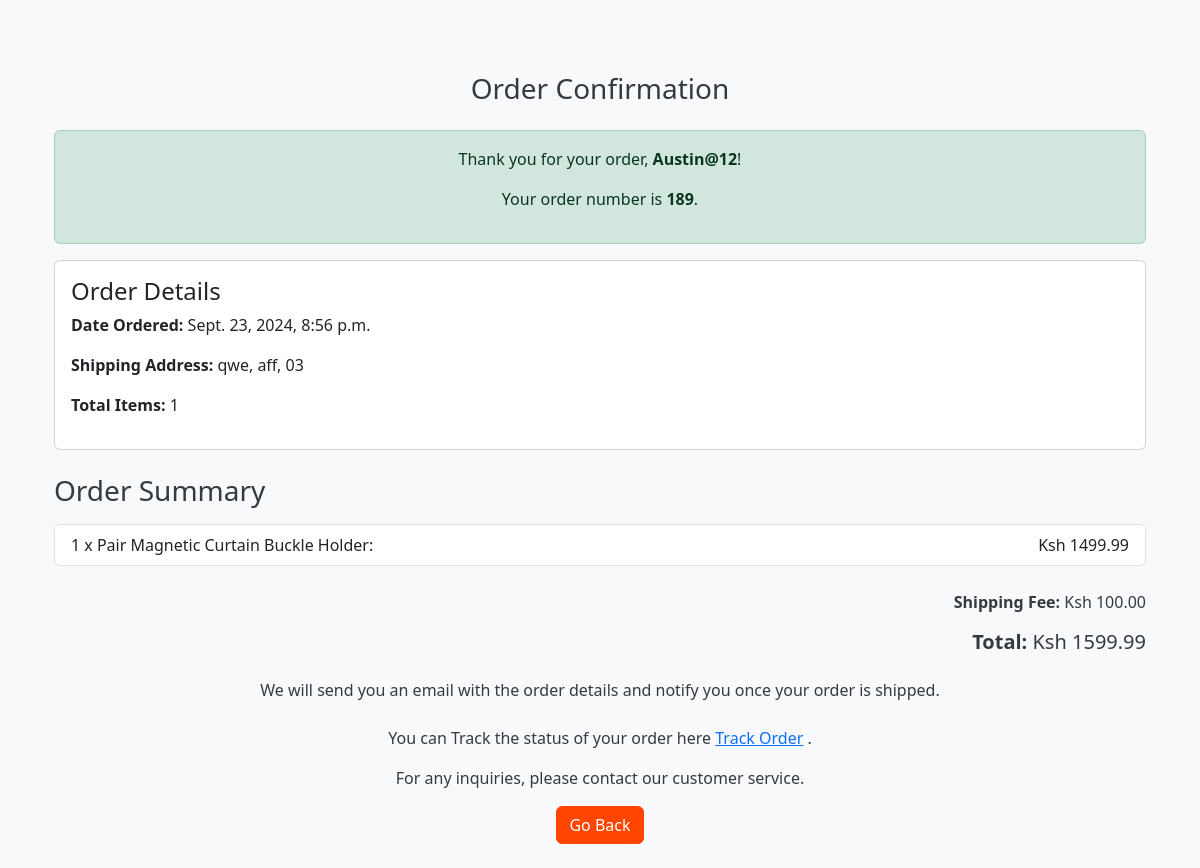
Screenshot of /order_confirmation/189/ (signed in) with the database file from the repository.
### myapp/models.py (models this page shows, shortened)
class Order(models.Model):
    STATUS_CHOICES = [
        ('pending', 'Pending'),
        ('processed', 'Processed'),
        ('shipped', 'Shipped'),
        ('delivered', 'Delivered'),
        ('canceled', 'Canceled'),
    ]  # Choices for order status
    user = models.ForeignKey(User, on_delete=models.CASCADE)  # Link to the user who placed the order; if the user is deleted, the order is also deleted
    total = models.DecimalField(max_digits=10, decimal_places=2)  # Total amount for the order; up to 10 digits with 2 decimal places
    address = models.CharField(max_length=255)  # Delivery address; limited to 255 characters
    city = models.CharField(max_length=100)  # City of delivery; limited to 100 characters
    postal_code = models.CharField(max_length=20)  # Postal code for the delivery; limited to 20 characters
    created_at = models.DateTimeField(auto_now_add=True)  # Automatically set the timestamp when the order is created
    shipping_fee = models.DecimalField(max_digits=10, decimal_places=2, default=0.00)  # Shipping fee; up to 10 digits with 2 decimal places; default is 0.00
    status = models.CharField(max_length=20, choices=STATUS_CHOICES, default='pending')  # Status of the order, default is 'pending'

class OrderItem(models.Model):
    order = models.ForeignKey(Order, related_name='items', on_delete=models.CASCADE)  # Link to the order this item belongs to; if the order is deleted, this item is also deleted
    product = models.ForeignKey(Product, on_delete=models.CASCADE)  # The product this item represents; if the product is deleted, this item is also deleted
    quantity = models.PositiveIntegerField()  # Quantity of the product ordered
    price = models.DecimalField(
        max_digits=12,
        decimal_places=2,
        default=0,
        validators=[MinValueValidator(0)]
    )  # Price of the product in the order; up to 12 digits with 2 decimal places; default is 0 and must be non-negative
    @property
    def total_price(self):
        return self.quantity * self.price  # Multiplies the quantity by the price to get the total price

class Product(models.Model):
    name = models.CharField(max_length=255)  # The name of the product, with a maximum length of 255 characters
    price = models.DecimalField(
        max_digits=12, decimal_places=2, default=0, validators=[MinValueValidator(0)]
    )  # The price of the product, with up to 12 digits, including 2 decimal places; default is 0 and must be non-negative
    image = models.ImageField(upload_to='products_images/', blank=True)  # Optional image of the product; if provided, stored in 'products_images/' directory
    description = models.TextField(blank=True, null=True)  # Optional text description of the product; can be left blank or set to null
    rating = models.DecimalField(
        max_digits=4, decimal_places=2, default=0, validators=[MinValueValidator(0)]
    )  # The rating of the product, with up to 4 digits, including 2 decimal places; default is 0 and must be non-negative
    reviews = models.CharField(max_length=255)  # Product reviews, limited to 255 characters

### myapp/views.py (the view)
# urls.py: path('order_confirmation/<int:order_id>/', views.order_confirmation_view, name='order_confirmation'),
@login_required
def order_confirmation_view(request, order_id):
    order = get_object_or_404(Order, id=order_id, user=request.user)
    order_items = order.items.all()
    total_price = sum(item.price for item in order_items)  # Item price includes quantity
    shipping_fee =  calculate_shipping_fee(total_price)
    final_total = total_price + shipping_fee
    context = {
        'order': order,
        'order_items': order_items,
        'shipping_fee': shipping_fee,
        'total_price': final_total,
    }
    return render(request, 'order_confirmation.html', context)

### myapp/views.py (called while the page is built)
def calculate_shipping_fee(total_price):
    if total_price is None:
        return 0  # Return default fee if no price is provided
    if total_price <= 1000:
        return 50  # Return shipping fee for orders up to 1000
    elif total_price <= 5000:
        return 100  # Return shipping fee for orders between 1001 and 5000
    else:
        return 150  # Return shipping fee for orders above 5000

### templates/order_confirmation.html (shortened to what this page needs)
{% extends "base.html" %}
{% block content %}
<div class="container mt-5">
    <h2 class="text-center mb-4">Order Confirmation</h2>
    <div class="alert alert-success text-center" role="alert">
        <p>Thank you for your order, <strong>{{ order.user.username }}</strong>!</p>
        <p>Your order number is <strong> {{ order.id }}</strong>.</p>
    </div>
    <div class="card no-scale mb-4">
        <div class="card-body ">
            <h4 class="card-title">Order Details</h4>
            <p><strong>Date Ordered:</strong> {{ order.created_at }}</p>
            <p><strong>Shipping Address:</strong> {{ order.address }}, {{ order.city }}, {{ order.postal_code }}</p>
            <p><strong>Total Items:</strong> {{ order_items|length }}</p>
        </div>
    </div>
    <h3 class="mb-3">Order Summary</h3>
    {% include "order_summary.html" with cart_items=order_items shipping_fee=shipping_fee total_price=total_price %}
    <p class="mt-4 text-center">We will send you an email with the order details and notify you once your order is
        shipped.</p>
    <p class="mt-4 text-center">You can Track the status of your order here <a href="{% url 'track_order' %}">Track
            Order</a> .</p>
    <p class="text-center">For any inquiries, please contact our customer service.</p>
    <div class="text-center">
        <a href="{% url 'index' %}" class="btn btn-primary">Go Back</a>
    </div>
</div>
{% endblock %}

### templates/order_summary.html
<ul class="list-group mb-4">
    {% if checkout_product %}
    <li class="list-group-item d-flex justify-content-between align-items-center">
        {{ checkout_product.quantity }} x {{ checkout_product.product.name }}:
        <span>
            {% if checkout_product.get_total_price %}
                Ksh {{ checkout_product.get_total_price|floatformat:2 }}
            {% elif checkout_product.total_price %}
                Ksh {{ checkout_product.total_price|floatformat:2 }}
            {% else %}
                Ksh {{ checkout_product.price|floatformat:2 }}
            {% endif %}
        </span>
    </li>
    {% else %}
    {% for item in cart_items %}
    <li class="list-group-item d-flex justify-content-between align-items-center">
        {{ item.quantity }} x {{ item.product.name }}:
        <span>
            {% if item.get_total_price %}
                Ksh {{ item.get_total_price|floatformat:2 }}
            {% elif item.total_price %}
                Ksh {{ item.total_price|floatformat:2 }}
            {% else %}
                Ksh {{ item.price|floatformat:2 }}
            {% endif %}
        </span>
    </li>
    {% endfor %}
    {% endif %}
</ul>
<div class="mb-4 text-end">
    <p><strong>Shipping Fee:</strong> Ksh {{ shipping_fee|floatformat:2 }}</p>
    <h5><strong>Total:</strong> Ksh {{ total_price|floatformat:2 }}</h5>
</div>

### static/css/styles.css (style rules this page uses)
body { background-color: #f8f9fa; color: #343a40; }
.btn-primary { background-color: #FF4500 !important; border-color: #FF4500 !important; }
h2.text-center { font-size: 1.75rem; margin-bottom: 1.5rem; }
.card { margin-bottom: 1rem; }

### rows the page displays
Order: user.username "Austin@12", id "189", created_at "Sept. 23, 2024, 8:56 p.m.", address "qwe", city "aff", postal_code "03"
OrderItem: quantity "1", product.name "Pair Magnetic Curtain Buckle Holder", total_price "1499.99"

### other values shown
{{ order_items|length }} "1"
{{ shipping_fee|floatformat:2 }} "100.00"
{{ total_price|floatformat:2 }} "1599.99"
